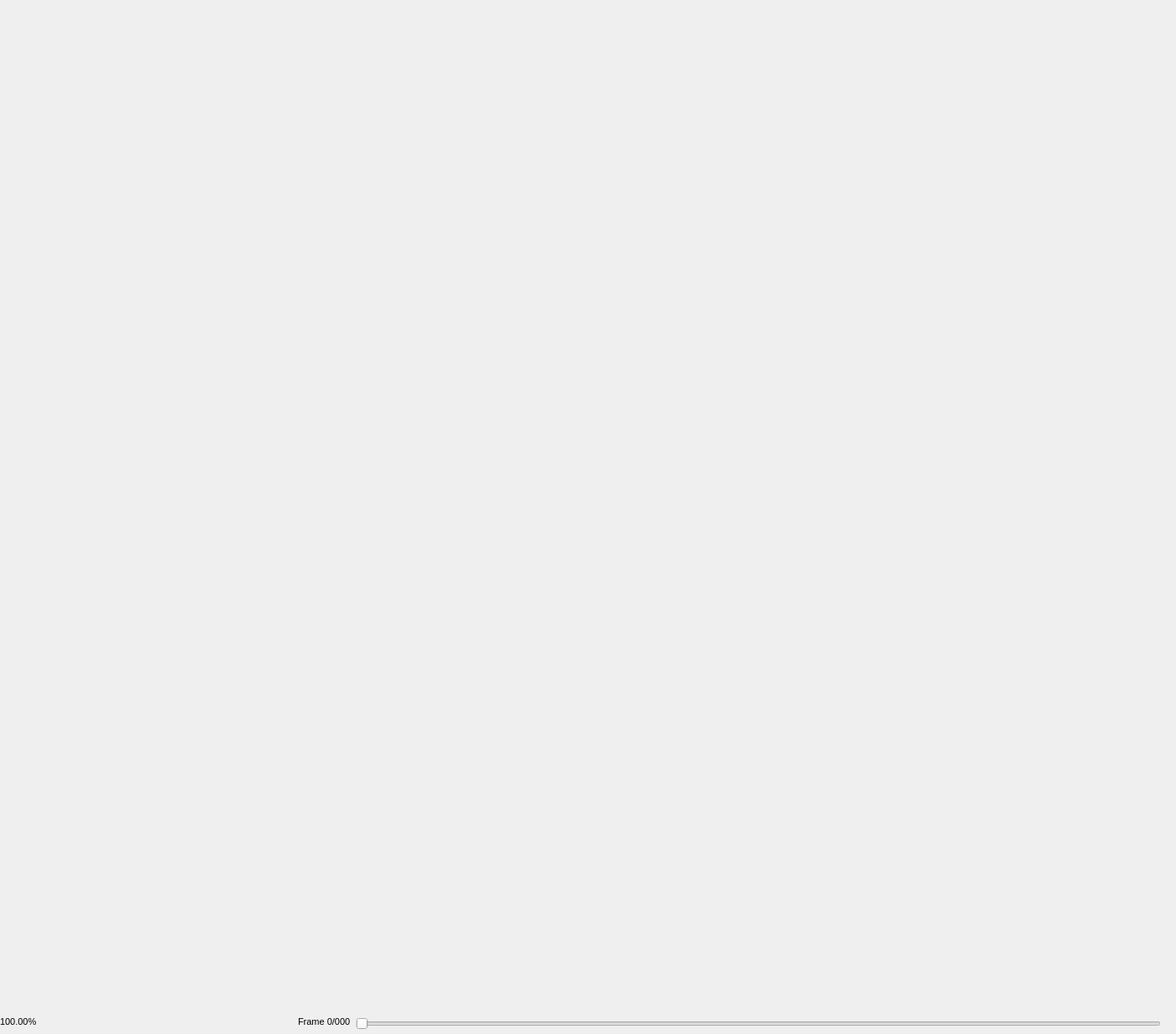
<?xml version="1.0" encoding="UTF-8"?>
<ui version="4.0">
 <class>Form</class>
 <widget class="QWidget" name="Form">
  <property name="geometry">
   <rect>
    <x>0</x>
    <y>0</y>
    <width>1405</width>
    <height>1235</height>
   </rect>
  </property>
  <property name="windowTitle">
   <string>Form</string>
  </property>
  <layout class="QHBoxLayout" name="horizontalLayout">
   <property name="leftMargin">
    <number>0</number>
   </property>
   <property name="topMargin">
    <number>0</number>
   </property>
   <property name="rightMargin">
    <number>0</number>
   </property>
   <property name="bottomMargin">
    <number>0</number>
   </property>
   <item>
    <widget class="QStackedWidget" name="swPreview">
     <property name="styleSheet">
      <string notr="true"/>
     </property>
     <property name="currentIndex">
      <number>0</number>
     </property>
     <widget class="QWidget" name="pgPreviewImg">
      <layout class="QVBoxLayout" name="verticalLayout_6">
       <property name="spacing">
        <number>0</number>
       </property>
       <property name="leftMargin">
        <number>0</number>
       </property>
       <property name="topMargin">
        <number>0</number>
       </property>
       <property name="rightMargin">
        <number>0</number>
       </property>
       <property name="bottomMargin">
        <number>0</number>
       </property>
       <item>
        <widget class="WImageView" name="gvPreview" native="true">
         <property name="sizePolicy">
          <sizepolicy hsizetype="Expanding" vsizetype="Expanding">
           <horstretch>0</horstretch>
           <verstretch>0</verstretch>
          </sizepolicy>
         </property>
        </widget>
       </item>
       <item>
        <widget class="QWidget" name="widget_3" native="true">
         <layout class="QHBoxLayout" name="horizontalLayout_9">
          <property name="leftMargin">
           <number>0</number>
          </property>
          <property name="topMargin">
           <number>3</number>
          </property>
          <property name="rightMargin">
           <number>0</number>
          </property>
          <property name="bottomMargin">
           <number>3</number>
          </property>
          <item>
           <widget class="QLabel" name="lblPreviewZoom">
            <property name="sizePolicy">
             <sizepolicy hsizetype="Preferred" vsizetype="Preferred">
              <horstretch>1</horstretch>
              <verstretch>0</verstretch>
             </sizepolicy>
            </property>
            <property name="minimumSize">
             <size>
              <width>0</width>
              <height>18</height>
             </size>
            </property>
            <property name="baseSize">
             <size>
              <width>0</width>
              <height>0</height>
             </size>
            </property>
            <property name="font">
             <font>
              <pointsize>8</pointsize>
             </font>
            </property>
            <property name="text">
             <string>100.00%</string>
            </property>
            <property name="alignment">
             <set>Qt::AlignLeading|Qt::AlignLeft|Qt::AlignTop</set>
            </property>
           </widget>
          </item>
          <item>
           <widget class="QWidget" name="wAnimated" native="true">
            <property name="sizePolicy">
             <sizepolicy hsizetype="Preferred" vsizetype="Preferred">
              <horstretch>3</horstretch>
              <verstretch>0</verstretch>
             </sizepolicy>
            </property>
            <property name="baseSize">
             <size>
              <width>0</width>
              <height>0</height>
             </size>
            </property>
            <layout class="QHBoxLayout" name="horizontalLayout_10">
             <property name="spacing">
              <number>0</number>
             </property>
             <property name="leftMargin">
              <number>0</number>
             </property>
             <property name="topMargin">
              <number>0</number>
             </property>
             <property name="rightMargin">
              <number>0</number>
             </property>
             <property name="bottomMargin">
              <number>0</number>
             </property>
             <item>
              <widget class="QLabel" name="lblAnimatedFrameNumber">
               <property name="minimumSize">
                <size>
                 <width>0</width>
                 <height>18</height>
                </size>
               </property>
               <property name="font">
                <font>
                 <pointsize>8</pointsize>
                </font>
               </property>
               <property name="text">
                <string>Frame 0/000  </string>
               </property>
               <property name="alignment">
                <set>Qt::AlignLeading|Qt::AlignLeft|Qt::AlignTop</set>
               </property>
              </widget>
             </item>
             <item>
              <widget class="QSlider" name="hsAnimatedFrameNumber">
               <property name="minimumSize">
                <size>
                 <width>0</width>
                 <height>0</height>
                </size>
               </property>
               <property name="maximumSize">
                <size>
                 <width>16777215</width>
                 <height>18</height>
                </size>
               </property>
               <property name="styleSheet">
                <string notr="true">QSlider::groove:horizontal {
    height: 8px;
    margin: 0px;
    }
QSlider::handle:horizontal {
    height: 40px;
    width: 40px;
    margin: -15px 0px;
    }</string>
               </property>
               <property name="minimum">
                <number>1</number>
               </property>
               <property name="pageStep">
                <number>10</number>
               </property>
               <property name="orientation">
                <enum>Qt::Horizontal</enum>
               </property>
               <property name="invertedAppearance">
                <bool>false</bool>
               </property>
               <property name="invertedControls">
                <bool>false</bool>
               </property>
               <property name="tickPosition">
                <enum>QSlider::NoTicks</enum>
               </property>
               <property name="tickInterval">
                <number>5</number>
               </property>
              </widget>
             </item>
             <item>
              <widget class="QToolButton" name="tbPlayPause">
               <property name="maximumSize">
                <size>
                 <width>18</width>
                 <height>18</height>
                </size>
               </property>
               <property name="text">
                <string/>
               </property>
               <property name="icon">
                <iconset resource="../../pktk/resources/svg/dark_icons.qrc">
                 <normaloff>:/pktk/images/normal/play</normaloff>
                 <disabledoff>:/pktk/images/disabled/play</disabledoff>:/pktk/images/normal/play</iconset>
               </property>
               <property name="autoRaise">
                <bool>true</bool>
               </property>
              </widget>
             </item>
            </layout>
           </widget>
          </item>
         </layout>
        </widget>
       </item>
      </layout>
     </widget>
     <widget class="QWidget" name="pgPreviewNone">
      <layout class="QVBoxLayout" name="verticalLayout_7">
       <property name="leftMargin">
        <number>0</number>
       </property>
       <property name="topMargin">
        <number>0</number>
       </property>
       <property name="rightMargin">
        <number>0</number>
       </property>
       <property name="bottomMargin">
        <number>0</number>
       </property>
       <item>
        <widget class="QLabel" name="lblNoPreview">
         <property name="minimumSize">
          <size>
           <width>1</width>
           <height>1</height>
          </size>
         </property>
         <property name="font">
          <font>
           <pointsize>12</pointsize>
           <weight>75</weight>
           <bold>true</bold>
          </font>
         </property>
         <property name="autoFillBackground">
          <bool>false</bool>
         </property>
         <property name="text">
          <string>No image selected</string>
         </property>
         <property name="scaledContents">
          <bool>false</bool>
         </property>
         <property name="alignment">
          <set>Qt::AlignCenter</set>
         </property>
        </widget>
       </item>
      </layout>
     </widget>
    </widget>
   </item>
  </layout>
 </widget>
 <customwidgets>
  <customwidget>
   <class>WImageView</class>
   <extends>QWidget</extends>
   <header>bulicommander.pktk.widgets.wimageview</header>
   <container>1</container>
  </customwidget>
 </customwidgets>
 <resources>
  <include location="../../pktk/resources/svg/dark_icons.qrc"/>
 </resources>
 <connections/>
</ui>
